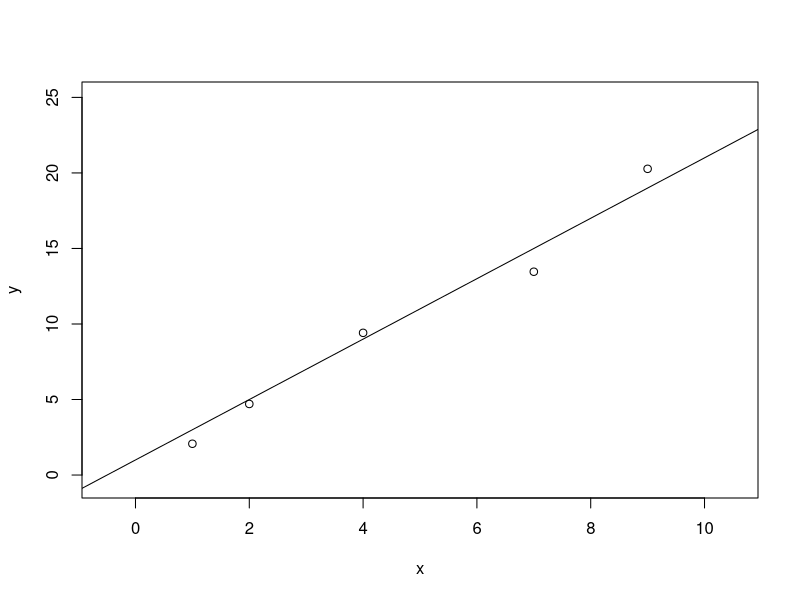

Recreate this plot in R.

# Replicate the same sample in every run
set.seed(1)


# Sample 5 random numbers from 1 to 10 ()
x = sample(1:10, 5, replace=TRUE)
x


# sample error terms
e=rnorm(5) 
e


# create y
y=2*x+1+e
y


plot(x, y, xlim=c(-0.5, 10.5), ylim=c(-0.5,25))
abline(1,2)

# regression Y=a0 + a1 X
model = lm(y ~ x) 
summary(model)


p = predict(model, as.data.frame(x))
rbind(y,p)
